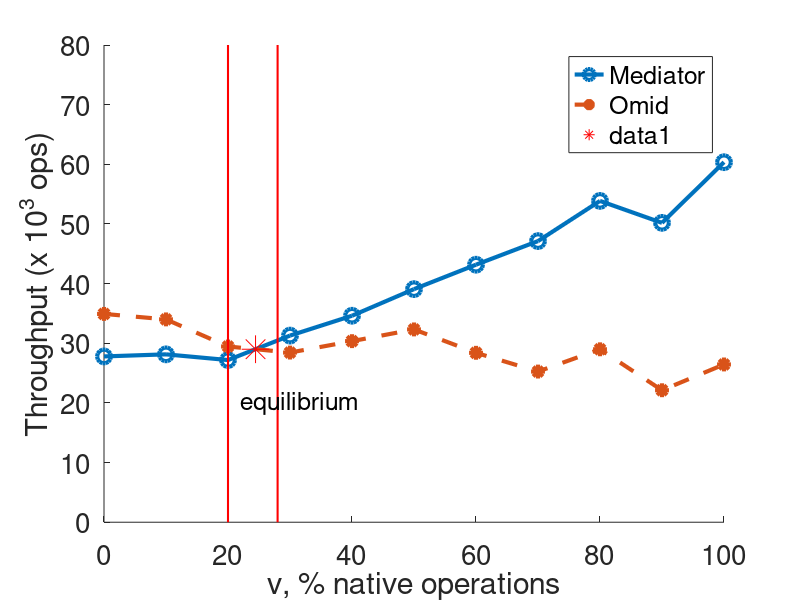

Reproduce this figure in MATLAB.
%data = load('equilibrium_50r_u4.txt');
data = load('equilibrium_90r_u4.txt');

axis([0 100 0 8e+4]);
hold;

xlabel('\nu, % native operations');
h = get(gca, 'xlabel');
set(h, 'FontSize', 20);

ylabel('Throughput (x 10^3 ops)');
h = get(gca, 'ylabel');
set(h, 'FontSize', 20);

set(gca, 'YTick', [0 10000 20000 30000 40000 50000 60000 70000 80000]);
set(gca, 'YTickLabel', '0|10|20|30|40|50|60|70|80');

plot([0:10:100], data(:,2), '-o', 'LineWidth', 3, 'MarkerSize', 10);
plot([0:10:100], data(:,1), '--*', 'LineWidth', 3, 'MarkerSize', 10);
line([20,20], [0,8e+4], 'LineWidth', 1.5, 'Color', 'red');
line([28,28], [0,8e+4], 'LineWidth', 1.5, 'Color', 'red');
%plot([0:10:100], data2(:,2), '--x', 'LineWidth', 3, 'MarkerSize', 10);
%plot([0:10:100], data2(:,1), '-+', 'LineWidth', 3, 'MarkerSize', 10);

text(22, 2e+4, 'equilibrium', 'FontSize', 18);

legend('Mediator', 'Omid');
set(gca, 'FontSize', 20);

plot(24.442, 2.9e+4, 'r*', 'MarkerSize',20);

print -depsc equilibrium_90r_u4.eps


